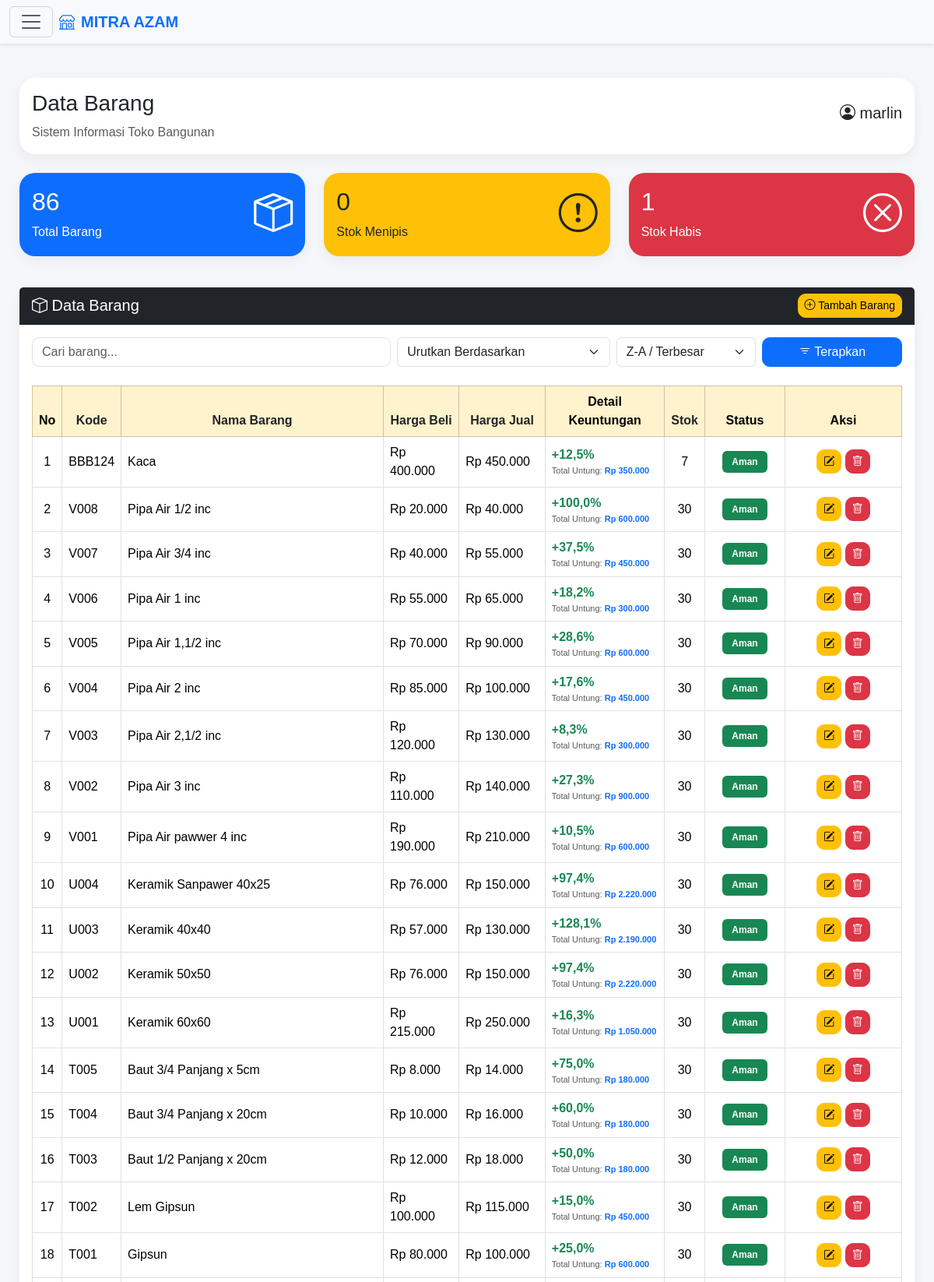
/admin/barang.php (signed in, upper part), run on the app's committed database.
### tables this page shows
CREATE TABLE `barang` (
  `id_barang` int NOT NULL AUTO_INCREMENT,
  `kode_barang` varchar(20) NOT NULL,
  `nama_barang` varchar(100) NOT NULL,
  `harga_beli` int NOT NULL,
  `harga_jual` int NOT NULL,
  `stok` int NOT NULL,
  `stok_minimum` int NOT NULL,
  `tanggal` date NOT NULL,
  `jenis_penjualan` enum('Normal','Kaca') DEFAULT 'Normal',
  PRIMARY KEY (`id_barang`)
);

### config/load_theme.php (called while the page is built)
<?php
if (isset($conn)) {
    $queryGlobalSetting = mysqli_query($conn, "SELECT tema FROM setting LIMIT 1");
    $globalSetting = mysqli_fetch_assoc($queryGlobalSetting);
    $tema_sistem = $globalSetting['tema'] ?? 'light';
} else {
    $tema_sistem = 'light';
}
?>

### admin/barang.php (the view, shortened to what this page needs)
<?php
require_once '../config/koneksi.php';
require_once '../config/load_theme.php';
$cari   = $_GET['cari'] ?? '';
$sort   = $_GET['sort'] ?? 'id_barang';
$order  = $_GET['order'] ?? 'DESC';
$filter = $_GET['filter'] ?? '';
$query = "SELECT * FROM barang WHERE 1=1";
$query .= " ORDER BY $sort $order";
$data = mysqli_query($conn, $query);
$total_barang = 0;
$q_total = mysqli_query($conn, "SELECT COUNT(*) as total FROM barang");
if ($q_total) {
    $d_total = mysqli_fetch_assoc($q_total);
    $total_barang = $d_total['total'];
}
$stok_menipis = 0;
$q_stok = mysqli_query($conn, "SELECT COUNT(*) as total FROM barang WHERE stok > 0 AND stok <= stok_minimum");
if ($q_stok) {
    $d_stok = mysqli_fetch_assoc($q_stok);
    $stok_menipis = $d_stok['total'];
}
$q_habis = mysqli_query($conn, "SELECT * FROM barang WHERE stok <= 0");
$total_habis = mysqli_num_rows($q_habis);
?>
<!DOCTYPE html>
<html lang="id">
<head>
    <link href="https://cdn.jsdelivr.net/npm/bootstrap@5.3.3/dist/css/bootstrap.min.css" rel="stylesheet">
    <link rel="stylesheet" href="https://cdn.jsdelivr.net/npm/bootstrap-icons@1.11.3/font/bootstrap-icons.min.css">
</head>
<body class="<?= ($tema_sistem ?? 'light') == 'dark' ? 'dark-theme' : ''; ?>">
<nav class="navbar bg-body-tertiary fixed-top shadow-sm">
  <div class="container-fluid">
    <button class="navbar-toggler" type="button" data-bs-toggle="offcanvas" data-bs-target="#offcanvasNavbar" aria-controls="offcanvasNavbar">
      <span class="navbar-toggler-icon"></span>
    </button>
    <a class="navbar-brand d-flex align-items-center me-auto ms-2 fw-bold text-primary" href="dashboard.php">
      <i class="bi bi-shop me-2"></i> MITRA AZAM
    </a>
  </div>
</nav>
<div class="content">
    <div class="card mb-4">
        <div class="card-body d-flex justify-content-between align-items-center flex-wrap">
            <div>
                <h3>Data Barang</h3>
                <p class="mb-0 text-muted">Sistem Informasi Toko Bangunan</p>
            </div>
            <div>
                <h5>
                    <i class="bi bi-person-circle"></i>
                    <?= htmlspecialchars($_SESSION['nama'] ?? 'User'); ?>
                </h5>
            </div>
        </div>
    </div>
    <div class="row mb-4">
        <div class="col-md-4 mb-3">
            <a href="barang.php" class="text-decoration-none">
                <div class="card bg-primary text-white">
                    <div class="card-body d-flex justify-content-between align-items-center">
                        <div>
                            <h2><?= $total_barang; ?></h2>
                            <p class="mb-0">Total Barang</p>
                        </div>
                        <i class="bi bi-box-seam" style="font-size:50px;"></i>
                    </div>
                </div>
            </a>
        </div>
        <div class="col-md-4 mb-3">
            <a href="barang.php?filter=menipis" class="text-decoration-none">
                <div class="card bg-warning text-dark">
                    <div class="card-body d-flex justify-content-between align-items-center">
                        <div>
                            <h2><?= $stok_menipis; ?></h2>
                            <p class="mb-0">Stok Menipis</p>
                        </div>
                        <i class="bi bi-exclamation-circle" style="font-size:50px;"></i>
                    </div>
                </div>
            </a>
        </div>
        <div class="col-md-4 mb-3">
            <a href="barang.php?filter=habis" class="text-decoration-none">
                <div class="card bg-danger text-white">
                    <div class="card-body d-flex justify-content-between align-items-center">
                        <div>
                            <h2><?= $total_habis; ?></h2>
                            <p class="mb-0">Stok Habis</p>
                        </div>
                        <i class="bi bi-x-circle" style="font-size:50px;"></i>
                    </div>
                </div>
            </a>
        </div>
    </div>
    <div class="card">
        <div class="card-header bg-dark text-white d-flex justify-content-between align-items-center">
            <h5 class="mb-0"><i class="bi bi-box"></i> Data Barang</h5>
            <a href="tambah_barang.php" class="btn btn-warning btn-sm">
                <i class="bi bi-plus-circle"></i> Tambah Barang
            </a>
        </div>
        <div class="card-body">
            <form method="GET" class="mb-4">
                <div class="row g-2">
                    <div class="col-md-5">
                        <input type="text" name="cari" class="form-control search-box" placeholder="Cari barang..." value="<?= htmlspecialchars($cari); ?>">
                    </div>
                    <div class="col-md-3">
                        <select name="sort" class="form-select">
                            <option value="id_barang" <?= ($sort == 'id_barang') ? 'selected' : ''; ?>>Urutkan Berdasarkan</option>
                        </select>
                    </div>
                    <div class="col-md-2">
                        <select name="order" class="form-select">
                            <option value="DESC" <?= ($order == 'DESC') ? 'selected' : ''; ?>>Z-A / Terbesar</option>
                        </select>
                    </div>
                    <div class="col-md-2">
                        <button class="btn btn-primary w-100" type="submit">
                            <i class="bi bi-filter"></i> Terapkan
                        </button>
                    </div>
                </div>
            </form>
            <div class="table-responsive">
                <table class="table table-bordered table-hover align-middle">
                    <thead class="table-warning text-center">
                        <tr>
                            <th>No</th>
                            <th><a href="?sort=kode_barang&order=<?= ($sort == 'kode_barang' && $order == 'ASC') ? 'DESC' : 'ASC'; ?>&cari=<?= urlencode($cari); ?>&filter=<?= urlencode($filter); ?>" class="text-decoration-none text-dark">Kode</a></th>
                            <th><a href="?sort=nama_barang&order=<?= ($sort == 'nama_barang' && $order == 'ASC') ? 'DESC' : 'ASC'; ?>&cari=<?= urlencode($cari); ?>&filter=<?= urlencode($filter); ?>" class="text-decoration-none text-dark">Nama Barang</a></th>
                            <th><a href="?sort=harga_beli&order=<?= ($sort == 'harga_beli' && $order == 'ASC') ? 'DESC' : 'ASC'; ?>&cari=<?= urlencode($cari); ?>&filter=<?= urlencode($filter); ?>" class="text-decoration-none text-dark">Harga Beli</a></th>
                            <th><a href="?sort=harga_jual&order=<?= ($sort == 'harga_jual' && $order == 'ASC') ? 'DESC' : 'ASC'; ?>&cari=<?= urlencode($cari); ?>&filter=<?= urlencode($filter); ?>" class="text-decoration-none text-dark">Harga Jual</a></th>
                            <th>Detail Keuntungan</th>
                            <th><a href="?sort=stok&order=<?= ($sort == 'stok' && $order == 'ASC') ? 'DESC' : 'ASC'; ?>&cari=<?= urlencode($cari); ?>&filter=<?= urlencode($filter); ?>" class="text-decoration-none text-dark">Stok</a></th>
                            <th>Status</th>
                            <th width="150">Aksi</th>
                        </tr>
                    </thead>
                    <tbody>
                    <?php if(mysqli_num_rows($data) > 0): ?>
                        <?php $no = 1; ?>
                        <?php while($d = mysqli_fetch_assoc($data)): ?>
                            <?php
                            $kode_barang = mysqli_real_escape_string($conn, $d['kode_barang']);
                            $cek_valid = mysqli_query($conn, "SELECT COUNT(DISTINCT nama_barang) AS total FROM barang WHERE kode_barang = '$kode_barang'");
                            $hasil_valid = mysqli_fetch_assoc($cek_valid);
                            $class_row = ($hasil_valid['total'] > 1) ? "kode-tidak-valid" : "kode-valid";
                            $harga_beli = $d['harga_beli'];
                            $harga_jual = $d['harga_jual'];
                            $stok = $d['stok'];
                            $persen_untung = 0;
                            $total_nominal_untung = 0;
                            if ($harga_beli > 0) {
                                $keuntungan_per_unit = $harga_jual - $harga_beli;
                                $persen_untung = ($keuntungan_per_unit / $harga_beli) * 100;
                                if ($stok > 0) {
                                    $total_nominal_untung = $keuntungan_per_unit * $stok;
                                }
                            }
                            ?>
                            <tr class="<?= $class_row; ?>">
                                <td class="text-center"><?= $no++; ?></td>
                                <td><?= htmlspecialchars($d['kode_barang']); ?></td>
                                <td><?= htmlspecialchars($d['nama_barang']); ?></td>
                                <td>Rp <?= number_format($harga_beli,0,',','.'); ?></td>
                                <td>Rp <?= number_format($harga_jual,0,',','.'); ?></td>
                                <td>
                                    <div class="fw-bold text-success">
                                        <?= $persen_untung > 0 ? '+' . number_format($persen_untung, 1, ',', '.') . '%' : number_format($persen_untung, 1, ',', '.') . '%'; ?>
                                    </div>
                                    <small class="text-muted d-block" style="font-size: 11px;">
                                        Total Untung: <span class="fw-semibold text-primary">Rp <?= number_format($total_nominal_untung, 0, ',', '.'); ?></span>
                                    </small>
                                </td>
                                <td class="text-center"><?= $stok; ?></td>
                                <td class="text-center">
                                    <?php if($stok <= 0): ?>
                                        <span class="badge bg-danger">Stok Habis</span>
                                    <?php elseif($stok <= $d['stok_minimum']): ?>
                                        <span class="badge bg-warning text-dark">Menipis</span>
                                    <?php else: ?>
                                        <span class="badge bg-success">Aman</span>
                                    <?php endif; ?>
                                </td>
                                <td class="text-center">
                                    <a href="edit_barang.php?id=<?= urlencode($d['id_barang']); ?>" class="btn btn-warning btn-sm"><i class="bi bi-pencil-square"></i></a>
                                    <a href="hapus_barang.php?id=<?= urlencode($d['id_barang']); ?>" class="btn btn-danger btn-sm" onclick="return confirm('Yakin ingin hapus data?')"><i class="bi bi-trash"></i></a>
                                </td>
                            </tr>
                        <?php endwhile; ?>
                    <?php else: ?>
                        <tr>
                            <td colspan="9" class="text-center text-danger">Data Tidak Ditemukan</td>
                        </tr>
                    <?php endif; ?>
                    </tbody>
                </table>
            </div>
        </div>
    </div>
</div>
</body>
</html>

### admin/barang.php (style rules this page uses)
body { background:#f4f6f9; overflow-x:hidden; font-family:Arial,sans-serif; transition: background-color 0.3s, color 0.3s; }
.content { padding: 25px; margin-top: 75px; }
.card { border:none; border-radius:20px; box-shadow:0 5px 15px rgba(0,0,0,0.05); transition:.3s; cursor:pointer; }
.btn { border-radius:10px; }
.badge { padding:8px 12px; }
.search-box { border-radius:10px; }
.kode-valid { background:#e8fff1 !important; }

### data on the page
barang: kode_barang "BBB124", nama_barang "Kaca", harga_beli "400.000", harga_jual "450.000", persen_untung "12,5", total_nominal_untung "350.000", stok "7", stok_minimum "Aman"
barang: kode_barang "V008", nama_barang "Pipa Air 1/2 inc", harga_beli "20.000", harga_jual "40.000", persen_untung "100,0", total_nominal_untung "600.000", stok "30", stok_minimum "Aman"
barang: kode_barang "V007", nama_barang "Pipa Air 3/4 inc", harga_beli "40.000", harga_jual "55.000", persen_untung "37,5", total_nominal_untung "450.000", stok "30", stok_minimum "Aman"
barang: kode_barang "V006", nama_barang "Pipa Air 1 inc", harga_beli "55.000", harga_jual "65.000", persen_untung "18,2", total_nominal_untung "300.000", stok "30", stok_minimum "Aman"
barang: kode_barang "V005", nama_barang "Pipa Air 1,1/2 inc", harga_beli "70.000", harga_jual "90.000", persen_untung "28,6", total_nominal_untung "600.000", stok "30", stok_minimum "Aman"
barang: kode_barang "V004", nama_barang "Pipa Air 2 inc", harga_beli "85.000", harga_jual "100.000", persen_untung "17,6", total_nominal_untung "450.000", stok "30", stok_minimum "Aman"
barang: kode_barang "V003", nama_barang "Pipa Air 2,1/2 inc", harga_beli "120.000", harga_jual "130.000", persen_untung "8,3", total_nominal_untung "300.000", stok "30", stok_minimum "Aman"
barang: kode_barang "V002", nama_barang "Pipa Air 3 inc", harga_beli "110.000", harga_jual "140.000", persen_untung "27,3", total_nominal_untung "900.000", stok "30", stok_minimum "Aman"
barang: kode_barang "V001", nama_barang "Pipa Air pawwer 4 inc", harga_beli "190.000", harga_jual "210.000", persen_untung "10,5", total_nominal_untung "600.000", stok "30", stok_minimum "Aman"
barang: kode_barang "U004", nama_barang "Keramik Sanpawer 40x25", harga_beli "76.000", harga_jual "150.000", persen_untung "97,4", total_nominal_untung "2.220.000", stok "30", stok_minimum "Aman"
barang: kode_barang "U003", nama_barang "Keramik 40x40", harga_beli "57.000", harga_jual "130.000", persen_untung "128,1", total_nominal_untung "2.190.000", stok "30", stok_minimum "Aman"
barang: kode_barang "U002", nama_barang "Keramik 50x50", harga_beli "76.000", harga_jual "150.000", persen_untung "97,4", total_nominal_untung "2.220.000", stok "30", stok_minimum "Aman"
barang: kode_barang "U001", nama_barang "Keramik 60x60", harga_beli "215.000", harga_jual "250.000", persen_untung "16,3", total_nominal_untung "1.050.000", stok "30", stok_minimum "Aman"
barang: kode_barang "T005", nama_barang "Baut 3/4 Panjang x 5cm", harga_beli "8.000", harga_jual "14.000", persen_untung "75,0", total_nominal_untung "180.000", stok "30", stok_minimum "Aman"
barang: kode_barang "T004", nama_barang "Baut 3/4 Panjang x 20cm", harga_beli "10.000", harga_jual "16.000", persen_untung "60,0", total_nominal_untung "180.000", stok "30", stok_minimum "Aman"
barang: kode_barang "T003", nama_barang "Baut 1/2 Panjang x 20cm", harga_beli "12.000", harga_jual "18.000", persen_untung "50,0", total_nominal_untung "180.000", stok "30", stok_minimum "Aman"
barang: kode_barang "T002", nama_barang "Lem Gipsun", harga_beli "100.000", harga_jual "115.000", persen_untung "15,0", total_nominal_untung "450.000", stok "30", stok_minimum "Aman"
barang: kode_barang "T001", nama_barang "Gipsun", harga_beli "80.000", harga_jual "100.000", persen_untung "25,0", total_nominal_untung "600.000", stok "30", stok_minimum "Aman"

### other printed values
$_SESSION['nama'] "marlin"
$total_barang "86"
$stok_menipis "0"
$total_habis "1"
